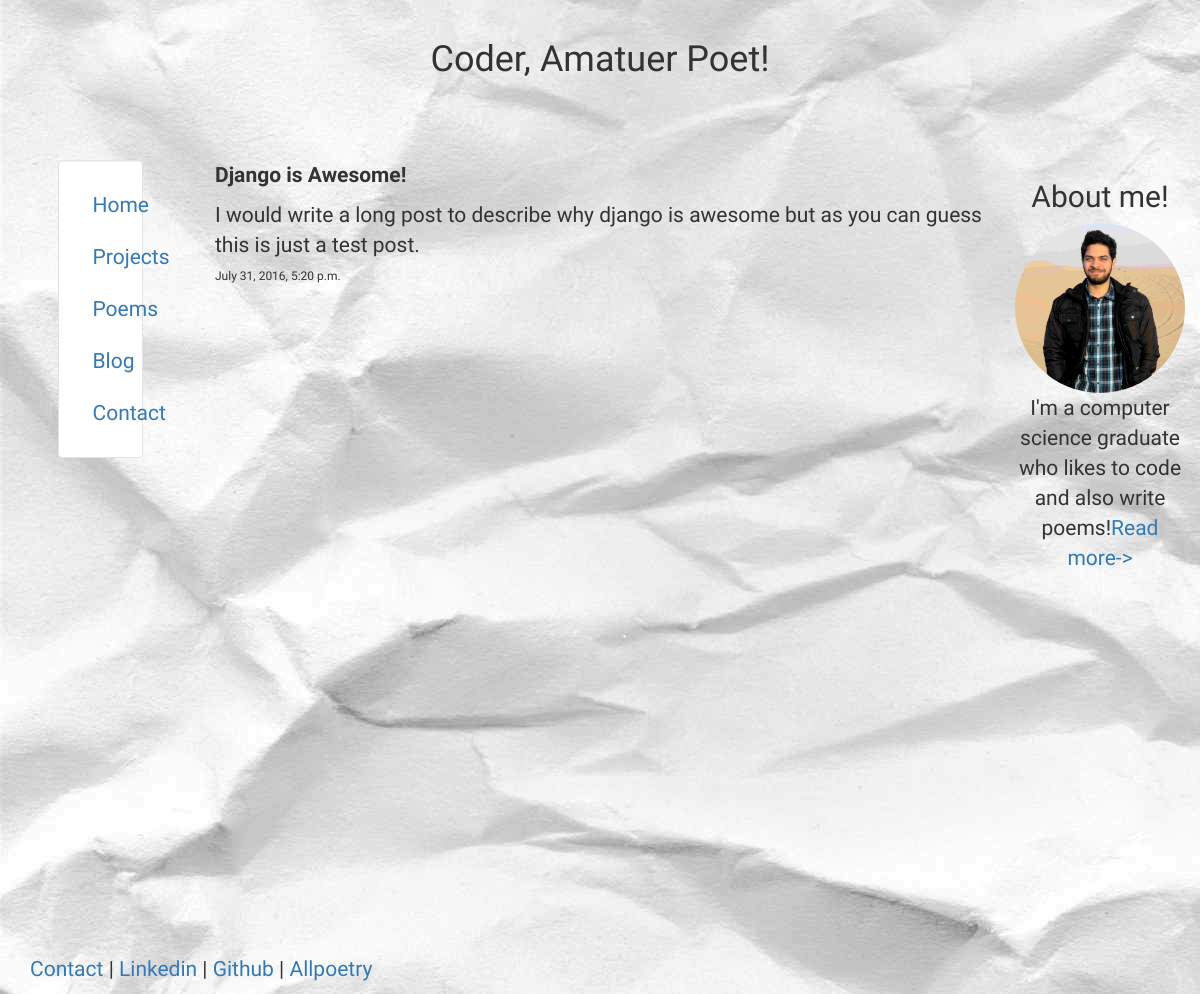
The page /blog/1 on the database its author committed.
### blog/models.py (models this page shows, shortened)
class Post(models.Model):
	title = models.CharField(max_length=140)
	body = models.TextField()
	date = models.DateTimeField()

### blog/templates/blog/post.html
{% extends 'personal/header.html'%}
{% block content%}
<p><b>{{post.title}}</b></p>
<p>{{post.body}}</p>
<h6>{{post.date}}</h6>
{% endblock %}

### static/personal/css/app.css (style rules this page uses)
body { background-image:url('../img/bg20.jpg'); height: 100%; font-family: 'Reem Kufi', sans-serif; }
p { font-size: 21px; }

### rows shown on the page
Post: title "Django is Awesome!", body "I would write a long post to describe why django is awesome but as you can guess this is just a test post.", date "July 31, 2016, 5:20 p.m."
